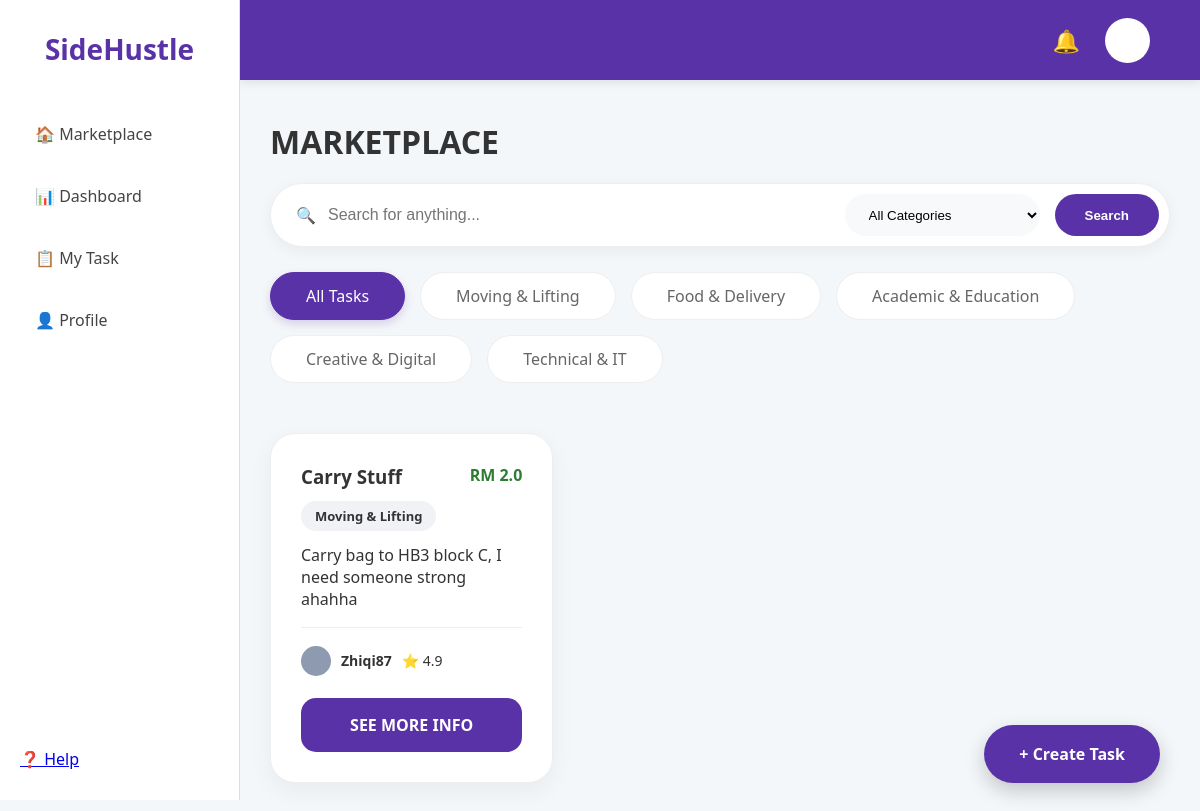
/marketplace, run on an earlier commit of the app's database.
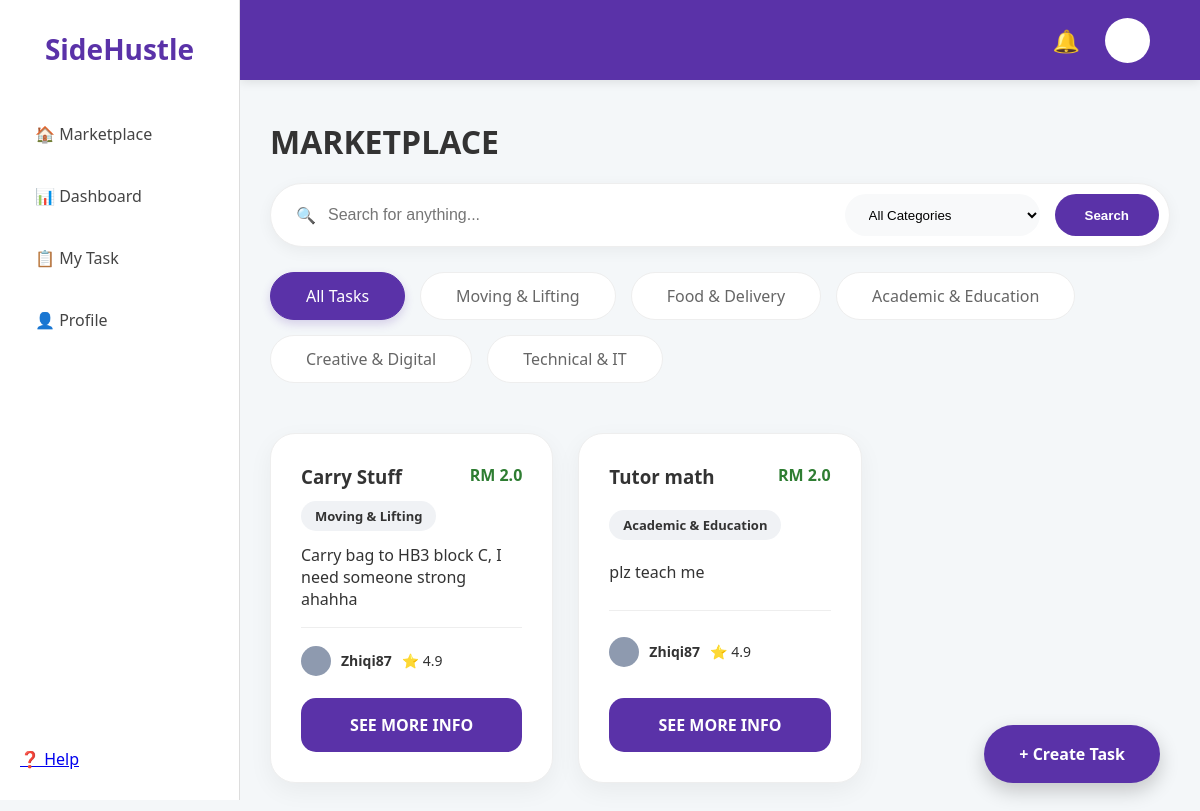
And on a later commit of the database.
### app.py (models this page shows, shortened)
class Task(db.Model):
    id = db.Column(db.Integer, primary_key=True)
    title = db.Column(db.String(100), nullable=False)
    price = db.Column(db.Float, nullable=False)
    description = db.Column(db.Text, nullable=False)
    category = db.Column(db.String(50), nullable=False)
    status = db.Column(db.String(20), default='Available')
    user = db.Column(db.String(50), default='Ali')
    rating = db.Column(db.Float, default=4.9)
    urgent = db.Column(db.Boolean, default=False)
    deadline = db.Column(db.String(50))
    capacity = db.Column(db.Integer, default=1)
    tasker = db.Column(db.String(50)) # Stores the username of the person hired
    progress = db.Column(db.Integer, default=0) # Stores 0, 25, 50, 75, or 100

### app.py (the view)
@app.route('/marketplace')
def marketplace():
    query = request.args.get('q')
    category = request.args.get('cat')
    tasks_filter = Task.query
    if query:
        tasks_filter = tasks_filter.filter((Task.title.contains(query)) | (Task.description.contains(query)))
    if category:
        tasks_filter = tasks_filter.filter(Task.category == category)
    all_tasks = tasks_filter.all()
    current_user = None
    if 'user_id' in session:
        current_user = User.query.get(session['user_id'])
    return render_template('marketplace.html', tasks=all_tasks, user=current_user)

### templates/marketplace.html (shortened to what the changed rows need)
<!DOCTYPE html>
<html>
<head>
    <link rel="stylesheet" href="{{ url_for('static', filename='style.css') }}">
</head>
<body>
    <div class="main-layout">
        <div class="sidebar">
            <div class="sidebar-top">
                <h2>SideHustle</h2>
            </div>
        </div>
        <div class="content">
            <h1 style="text-align: left; margin-bottom: 20px;">MARKETPLACE</h1>
                <div class="task-grid">
                    {% for task in tasks %}
                    <div class="card">
                        <div style="display: flex; justify-content: space-between;">
                            <h3>{{ task.title }}</h3>
                            <span style="color: #2e7d32; font-weight: bold;">RM {{ task.price }}</span>
                        </div>
                        <div style="margin: 10px 0;">
                            <span class="tag">{{ task.category }}</span>
                        </div>
                        <p>{{ task.description }}</p>
                        <hr style="border: 0; border-top: 1px solid #eee; margin: 15px 0;">
                        <div style="display: flex; align-items: center; gap: 10px; font-size: 14px;">
                            <div style="width: 30px; height: 30px; background: #8e9aaf; border-radius: 50%;"></div>
                            <span><strong>{{ task.user }}</strong></span> <span>⭐ {{ task.rating }}</span>
                        </div>
                        <a href="{{ url_for('task_detail', task_id=task.id) }}" class="btn-primary">SEE MORE INFO</a>
                    </div>
                    {% endfor %}
                </div>
            </div>
        </div>
</body>
</html>

What changed in the data, as far as the page shows it:
added Task: title "Tutor math", price "2.0", category "Academic & Education", description "plz teach me", user "Zhiqi87", rating "4.9"
